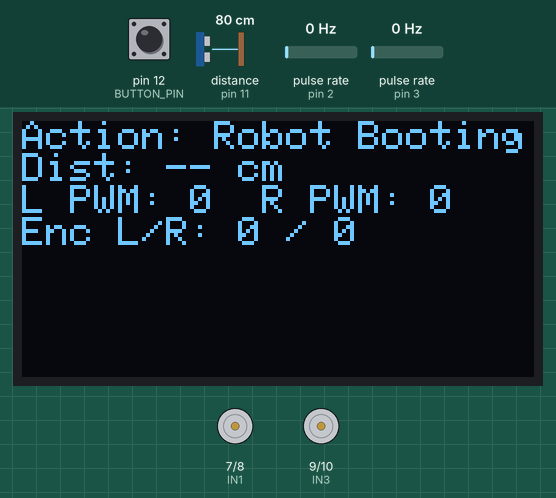
This sketch was run on a simulated Arduino Uno, built with avr-gcc and run on an emulated ATmega328P. Parts: 128×64 one-colour display, motor-driver pin pairs drawn as motors (green arrow = first pin HIGH = forward, orange = second pin HIGH = backward, longer = more drive, scaled by the enable pin). Wiring (inferred from the names in the program): 2 × pulse sensor: data pin 2 / data pin 3. The test bench sets the inputs (shaded band); at power-on: pin 12 (BUTTON_PIN) HIGH, distance to the obstacle (sensor on pin 11) 80 cm, pulse rate (sensors on pin 2, pin 3) 0 Hz. The echo pulse lasts 58.3 µs per cm.

Above: at 0.8 s.
0.9 s: pin 12 (BUTTON_PIN) pulled LOW for 1 s
At 3.1 s:
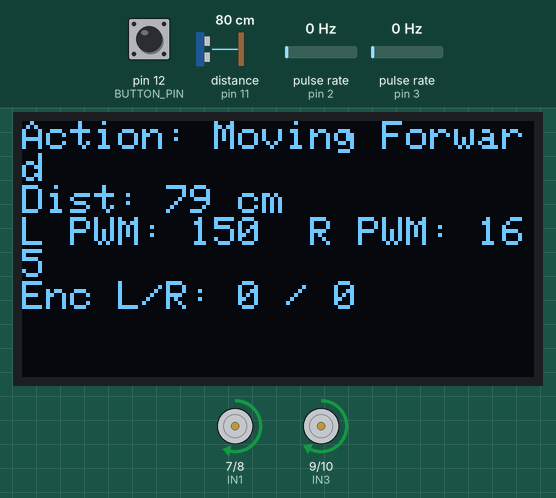
4.0 s: distance to the obstacle (sensor on pin 11) set to 13 cm
At 5.3 s:
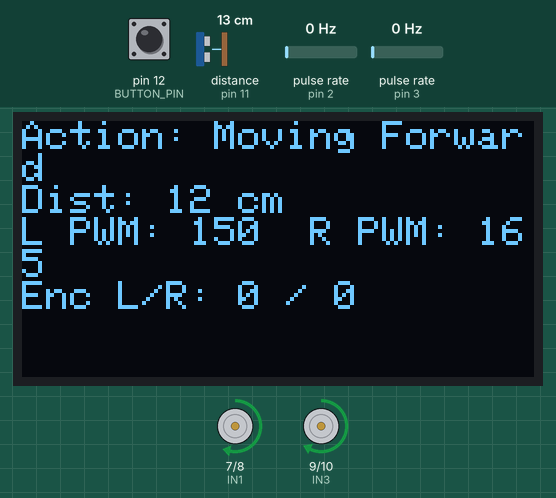
5.6 s: distance to the obstacle (sensor on pin 11) set to 10 cm
At 7.7 s:
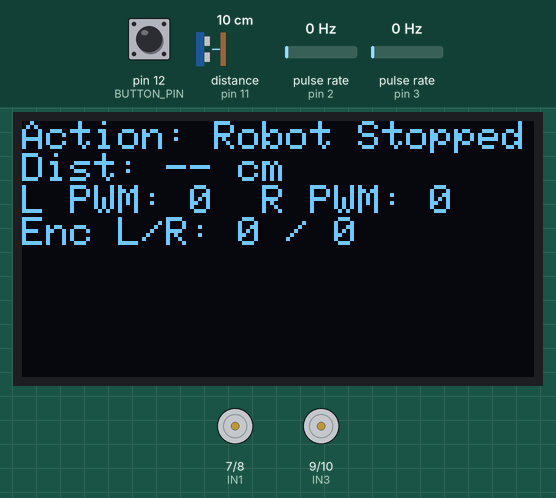
Timing chart, 0 to 9.2 s (numbered marks = the images above; inputs shaded):
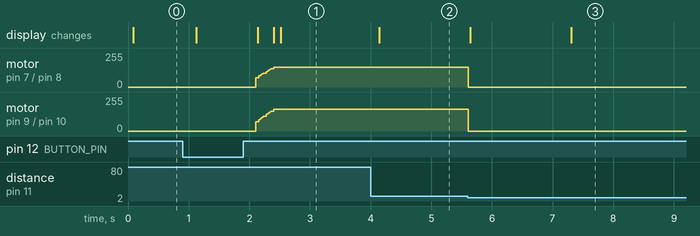

The sketch:

robotTour.ino
```cpp
#include <Wire.h>
#include <Adafruit_GFX.h>
#include <Adafruit_SH110X.h>

// =====================================================
// OLED SETUP
// =====================================================
#define SCREEN_WIDTH 128
#define SCREEN_HEIGHT 64
Adafruit_SH1106G display(SCREEN_WIDTH, SCREEN_HEIGHT, &Wire, -1);

// =====================================================
// MOTOR PINS (L298N)
// =====================================================
#define ENA 5
#define IN1 7
#define IN2 8

#define ENB 6
#define IN3 9
#define IN4 10

// =====================================================
// BUTTON
// =====================================================
#define BUTTON_PIN 12

// =====================================================
// ULTRASONIC
// =====================================================
#define TRIG_PIN 4
#define ECHO_PIN 11
#define OBSTACLE_DISTANCE_CM 10

// =====================================================
// ENCODERS (ONE CHANNEL EACH)
// =====================================================
#define LEFT_ENCODER 2   // Interrupt 0
#define RIGHT_ENCODER 3  // Interrupt 1

volatile long leftCount = 0;
volatile long rightCount = 0;

// =====================================================
// SPEED SETTINGS
// =====================================================
#define START_SPEED 70

#define BASE_FORWARD_LEFT_PWM 150
#define BASE_FORWARD_RIGHT_PWM 165

#define BASE_BACKWARD_LEFT_PWM 150
#define BASE_BACKWARD_RIGHT_PWM 165

#define TURN_SPEED 130

#define MIN_PWM 120
#define MAX_PWM 200

// =====================================================
// TIMING / CONTROL
// =====================================================
#define RAMP_TIME_MS 300
#define ENCODER_CORRECTION_INTERVAL_MS 1000

float Kp = 0.08;

// =====================================================
// GLOBAL MOTOR STATE
// =====================================================
int leftMotorPWM = 0;
int rightMotorPWM = 0;

// =====================================================
// MOTION MODE
// =====================================================
enum MotionMode {
  MOTION_NONE,
  MOTION_STRAIGHT,
  MOTION_TURN
};

// =====================================================
// ENCODER ISR
// =====================================================
void leftEncoderISR() {
  leftCount++;
}

void rightEncoderISR() {
  rightCount++;
}

// =====================================================
// HELPER: SNAPSHOT ENCODERS
// =====================================================
void getEncoderSnapshot(long &l, long &r) {
  noInterrupts();
  l = leftCount;
  r = rightCount;
  interrupts();
}

// =====================================================
// HELPER: RESET ENCODERS
// =====================================================
void resetEncoders() {
  noInterrupts();
  leftCount = 0;
  rightCount = 0;
  interrupts();
}

// =====================================================
// HELPER: SET MOTOR PWM
// =====================================================
void setMotorPWM(int leftPWM, int rightPWM) {
  leftMotorPWM = constrain(leftPWM, 0, 255);
  rightMotorPWM = constrain(rightPWM, 0, 255);

  analogWrite(ENA, leftMotorPWM);
  analogWrite(ENB, rightMotorPWM);
}

// =====================================================
// HELPER: STOP MOTORS
// =====================================================
void stopMotors() {
  setMotorPWM(0, 0);
}

// =====================================================
// OLED STATUS
// =====================================================
void updateOLEDStatus(const char* action, long distanceCM) {
  long encL, encR;
  getEncoderSnapshot(encL, encR);

  display.clearDisplay();
  display.setCursor(0, 0);
  display.setTextSize(1);
  display.setTextColor(SH110X_WHITE);

  display.print("Action: ");
  display.println(action);

  display.print("Dist: ");
  if (distanceCM < 0) {
    display.println("-- cm");
  } else {
    display.print(distanceCM);
    display.println(" cm");
  }

  display.print("L PWM: ");
  display.print(leftMotorPWM);
  display.print("  R PWM: ");
  display.println(rightMotorPWM);

  display.print("Enc L/R: ");
  display.print(encL);
  display.print(" / ");
  display.println(encR);

  display.display();
}

// =====================================================
// ULTRASONIC DISTANCE
// =====================================================
long getDistanceCM() {
  digitalWrite(TRIG_PIN, LOW);
  delayMicroseconds(2);

  digitalWrite(TRIG_PIN, HIGH);
  delayMicroseconds(10);
  digitalWrite(TRIG_PIN, LOW);

  long duration = pulseIn(ECHO_PIN, HIGH, 30000); // 30 ms timeout
  if (duration == 0) return -1;

  long distance = duration * 0.034 / 2;
  return distance;
}

// =====================================================
// MOTION FUNCTIONS
// =====================================================
void moveForward() {
  digitalWrite(IN1, HIGH);
  digitalWrite(IN2, LOW);
  digitalWrite(IN3, HIGH);
  digitalWrite(IN4, LOW);

  setMotorPWM(BASE_FORWARD_LEFT_PWM, BASE_FORWARD_RIGHT_PWM);
}

void moveBackwards() {
  digitalWrite(IN1, LOW);
  digitalWrite(IN2, HIGH);
  digitalWrite(IN3, LOW);
  digitalWrite(IN4, HIGH);

  setMotorPWM(BASE_BACKWARD_LEFT_PWM, BASE_BACKWARD_RIGHT_PWM);
}

void turnLeft() {
  digitalWrite(IN1, LOW);
  digitalWrite(IN2, HIGH);
  digitalWrite(IN3, HIGH);
  digitalWrite(IN4, LOW);

  setMotorPWM(TURN_SPEED, TURN_SPEED);
}

void turnRight() {
  digitalWrite(IN1, HIGH);
  digitalWrite(IN2, LOW);
  digitalWrite(IN3, LOW);
  digitalWrite(IN4, HIGH);

  setMotorPWM(TURN_SPEED, TURN_SPEED);
}

void turnAround() {
  digitalWrite(IN1, LOW);
  digitalWrite(IN2, HIGH);
  digitalWrite(IN3, HIGH);
  digitalWrite(IN4, LOW);

  setMotorPWM(TURN_SPEED, TURN_SPEED);
}

// =====================================================
// BUTTON START
// =====================================================
void waitForStart() {
  updateOLEDStatus("Press Button", -1);

  while (digitalRead(BUTTON_PIN) == HIGH) {
    // Wait for button press.
  }

  delay(200); // debounce

  while (digitalRead(BUTTON_PIN) == LOW) {
    // Wait for button release.
  }

  delay(200); // debounce after release
}

// =====================================================
// SMART DELAY
// =====================================================
bool smartDelay(unsigned long durationMs, void (*action)(), const char* actionName, MotionMode mode) {
  resetEncoders();
  action();

  unsigned long startTime = millis();
  unsigned long lastOLEDUpdate = 0;
  unsigned long lastCorrectionTime = millis();

  long lastLeftSample = 0;
  long lastRightSample = 0;

  int runtimeLeftPWM = leftMotorPWM;
  int runtimeRightPWM = rightMotorPWM;

  while (millis() - startTime < durationMs) {
    unsigned long now = millis();
    long distance = getDistanceCM();

    if (distance > 0 && distance <= OBSTACLE_DISTANCE_CM) {
      stopMotors();
      updateOLEDStatus("Obstacle!", distance);
      delay(300);
      return false;
    }

    if (mode == MOTION_STRAIGHT && (now - lastCorrectionTime >= ENCODER_CORRECTION_INTERVAL_MS)) {
      long encL, encR;
      getEncoderSnapshot(encL, encR);

      long leftDelta = encL - lastLeftSample;
      long rightDelta = encR - lastRightSample;

      lastLeftSample = encL;
      lastRightSample = encR;

      long error = leftDelta - rightDelta;
      int correction = (int)(error * Kp);

      runtimeLeftPWM = constrain(runtimeLeftPWM - correction, MIN_PWM, MAX_PWM);
      runtimeRightPWM = constrain(runtimeRightPWM + correction, MIN_PWM, MAX_PWM);

      setMotorPWM(runtimeLeftPWM, runtimeRightPWM);

      lastCorrectionTime = now;
    }

    if (mode == MOTION_STRAIGHT) {
      unsigned long elapsed = now - startTime;

      if (elapsed < RAMP_TIME_MS) {
        int rampLeft = map((long)elapsed, 0, RAMP_TIME_MS, START_SPEED, runtimeLeftPWM);
        int rampRight = map((long)elapsed, 0, RAMP_TIME_MS, START_SPEED, runtimeRightPWM);
        setMotorPWM(rampLeft, rampRight);
      } else {
        setMotorPWM(runtimeLeftPWM, runtimeRightPWM);
      }
    }

    if (now - lastOLEDUpdate >= 120) {
      updateOLEDStatus(actionName, distance);
      lastOLEDUpdate = now;
    }

    delay(10);
  }

  stopMotors();
  updateOLEDStatus("Done", -1);
  return true;
}

// =====================================================
// SETUP
// =====================================================
void setup() {
  Serial.begin(9600);

  pinMode(ENA, OUTPUT);
  pinMode(ENB, OUTPUT);
  pinMode(IN1, OUTPUT);
  pinMode(IN2, OUTPUT);
  pinMode(IN3, OUTPUT);
  pinMode(IN4, OUTPUT);

  pinMode(BUTTON_PIN, INPUT_PULLUP);

  pinMode(TRIG_PIN, OUTPUT);
  pinMode(ECHO_PIN, INPUT);

  pinMode(LEFT_ENCODER, INPUT_PULLUP);
  pinMode(RIGHT_ENCODER, INPUT_PULLUP);

  attachInterrupt(digitalPinToInterrupt(LEFT_ENCODER), leftEncoderISR, RISING);
  attachInterrupt(digitalPinToInterrupt(RIGHT_ENCODER), rightEncoderISR, RISING);

  stopMotors();

  Wire.begin();
  if (!display.begin(0x3C, true)) {
    while (true) {
      // OLED init failed.
    }
  }

  display.clearDisplay();
  display.display();

  updateOLEDStatus("Robot Booting", -1);
  delay(1000);

  waitForStart();
}

// =====================================================
// LOOP
// =====================================================
void loop() {
  smartDelay(14000, moveForward, "Moving Forward", MOTION_STRAIGHT);

  smartDelay(900, turnRight, "Turning Right", MOTION_TURN);

  smartDelay(5000, moveForward, "Moving Forward", MOTION_STRAIGHT);

  smartDelay(900, turnLeft, "Turning Left", MOTION_TURN);

  smartDelay(1700, turnAround, "Turning Around", MOTION_TURN);

  stopMotors();
  updateOLEDStatus("Robot Stopped", -1);

  while (true) {
    // End demo route.
  }
}
```

Measured:
- the behaviour switches between 12 and 11 cm on distance to the obstacle (sensor on pin 11) (found by bisection; images 2 and 3)
- after the input at 0.9 s, motor on pin 7 (IN1) / pin 8 (IN2): moves from stopped to forward 150/255 over 0.30 s, starting after 1.2 s; motor on pin 9 (IN3) / pin 10 (IN4): moves from stopped to forward 165/255 over 0.30 s, starting after 1.2 s; the display: first differs from a run without the input after 1.2 s (image 1 shows a later state)
- after the input at 4.0 s, the display: changes after 0.15 s (image 2)
- after the input at 5.6 s, motor on pin 7 (IN1) / pin 8 (IN2): forward 150/255 → stopped at once; motor on pin 9 (IN3) / pin 10 (IN4): forward 165/255 → stopped at once; the display: first changes at once (image 3 shows a later state)
